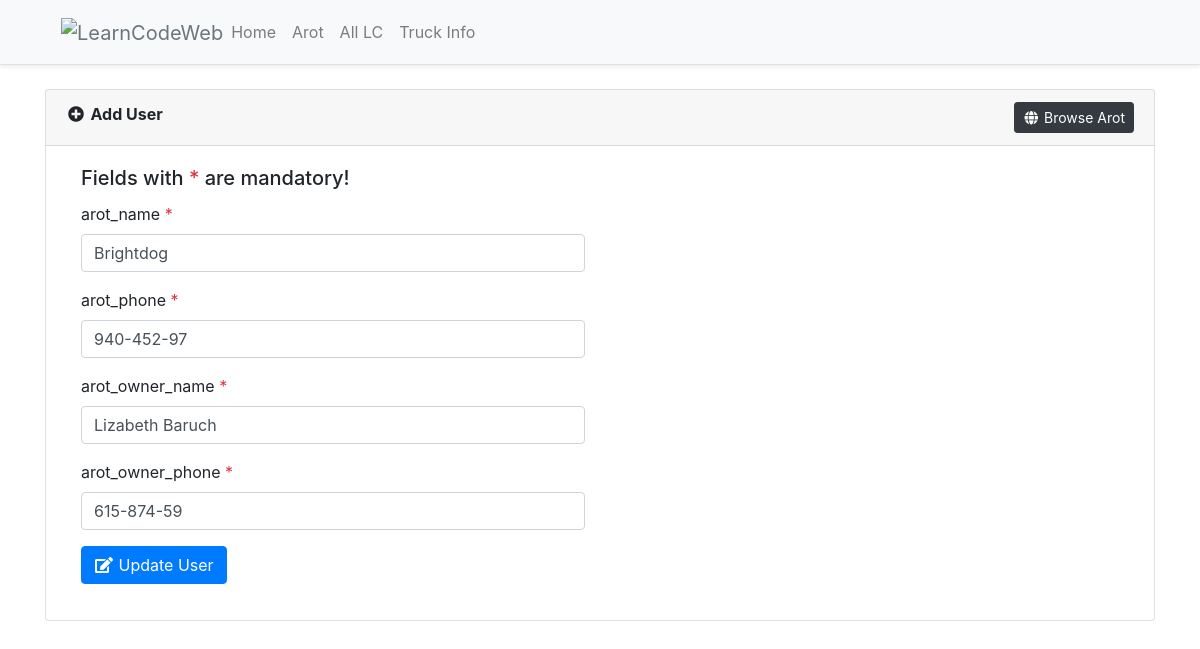
Screenshot of /crud/arot_edit.php?editId=42 with the database file from the repository.
### tables this page shows
CREATE TABLE `arot_info` (
  `id` int(11) NOT NULL,
  `arot_name` varchar(200) DEFAULT NULL,
  `arot_phone` varchar(11) NOT NULL,
  `arot_address` varchar(99) NOT NULL,
  `arot_owner_name` varchar(50) NOT NULL,
  `arot_owner_phone` varchar(11) NOT NULL,
  `arot_owner_address` varchar(99) NOT NULL
);

### crud/include/Database.php (called while the page is built, shortened)
<?php
class Database{
    protected $pdo;
    public function __construct(\PDO $pdo)
    {
        $this->pdo = $pdo;
        $this->pdo->setAttribute(\PDO::ATTR_ERRMODE, \PDO::ERRMODE_EXCEPTION);
    }
    public function getAllRecords($tableName, $fields='*', $cond='', $orderBy='', $limit='')
    {
        $stmt = $this->pdo->prepare("SELECT $fields FROM $tableName WHERE 1 ".$cond." ".$orderBy." ".$limit);
        $stmt->execute();
        $rows = $stmt->fetchAll(PDO::FETCH_ASSOC);
        return $rows;
    }
}
?>

### crud/config.php (called while the page is built, shortened)
<?php
include_once('include/Database.php');
$dsn	= 	"mysql:dbname=".SS_DB_NAME.";host=".SS_DB_HOST."";
$pdo	=	"";
try {
	$pdo = new PDO($dsn, SS_DB_USER, SS_DB_PASSWORD);
}catch (PDOException $e) {
	echo "Connection failed: " . $e->getMessage();
}
$db 	=	new Database($pdo);
?>

### crud/arot_edit.php (the view, shortened to what this page needs)
<?php include_once('config.php');
if(isset($_REQUEST['editId']) and $_REQUEST['editId']!=""){
	$row	=	$db->getAllRecords('arot_info','*',' AND id="'.$_REQUEST['editId'].'"');
}
include('header.php');
?>
   	<div class="container">
		<br>
		<div class="card">
			<div class="card-header"><i class="fa fa-fw fa-plus-circle"></i> <strong>Add User</strong> <a href="arot.php" class="float-right btn btn-dark btn-sm"><i class="fa fa-fw fa-globe"></i> Browse Arot</a></div>
			<div class="card-body">
				<div class="col-sm-6">
					<h5 class="card-title">Fields with <span class="text-danger">*</span> are mandatory!</h5>
					<form method="post">
						<div class="form-group">
							<label>arot_name <span class="text-danger">*</span></label>
							<input type="text" name="arot_name" id="arot_name" class="form-control" value="<?php echo $row[0]['arot_name']; ?>" placeholder="Enter user name" required>
						</div>
						<div class="form-group">
							<label>arot_phone <span class="text-danger">*</span></label>
							<input type="text" name="arot_phone" id="arot_phone" class="form-control" value="<?php echo $row[0]['arot_phone']; ?>" placeholder="Enter user email" required>
						</div>
						<div class="form-group">
							<label>arot_owner_name <span class="text-danger">*</span></label>
							<input type="text" name="arot_owner_name" id="arot_owner_name" class="form-control" value="<?php echo $row[0]['arot_owner_name']; ?>" placeholder="Enter arot_owner_name" required>
						</div>
						<div class="form-group">
							<label>arot_owner_phone <span class="text-danger">*</span></label>
							<input type="text" name="arot_owner_phone" id="arot_owner_phone" class="form-control" value="<?php echo $row[0]['arot_owner_phone']; ?>" placeholder="Enter arot_owner_phone" required>
						</div>
						<div class="form-group">
							<button type="submit" name="submit" value="submit" id="submit" class="btn btn-primary"><i class="fa fa-fw fa-edit"></i> Update User</button>
						</div>
					</form>
				</div>
			</div>
		</div>
	</div>
</body>
</html>

### rows the page displays
arot_info: arot_name "Brightdog", arot_phone "940-452-97", arot_owner_name "Lizabeth Baruch", arot_owner_phone "615-874-59"
